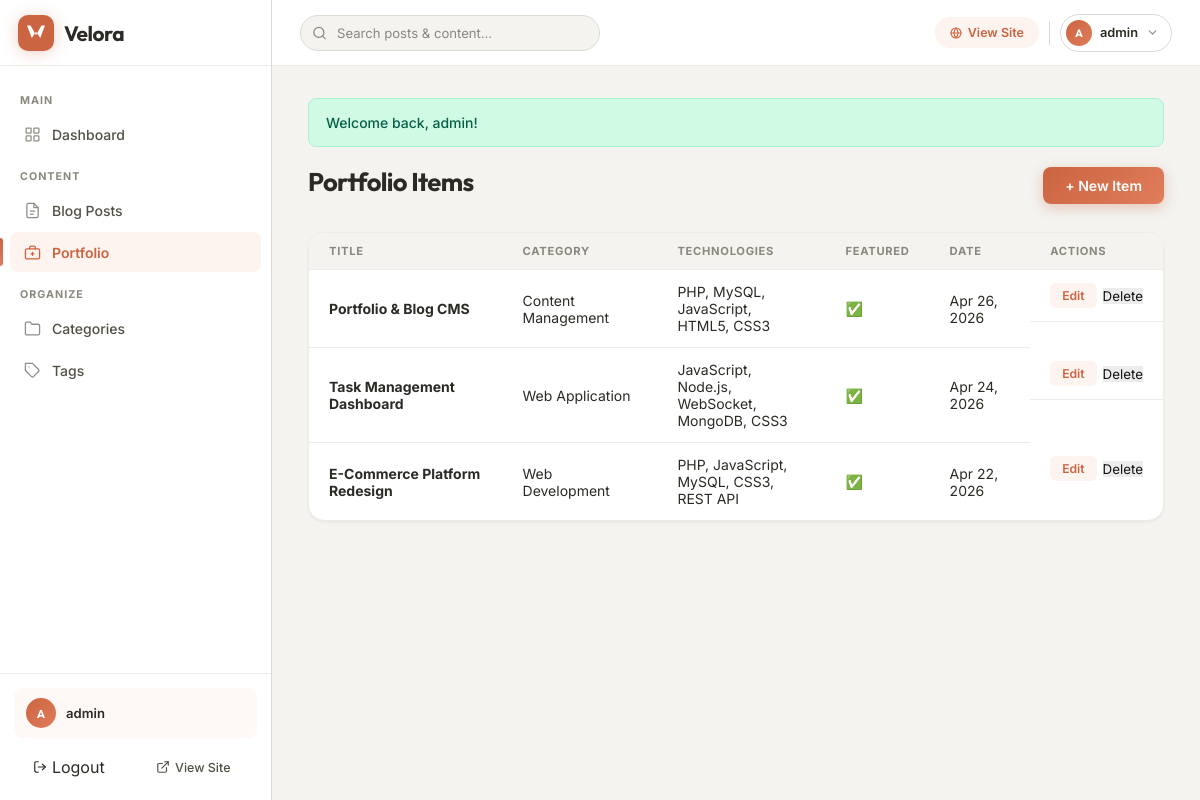
The page /admin/portfolio/index.php (signed in) on the database its author committed.
### tables this page shows
CREATE TABLE IF NOT EXISTS `users` (
    `id` INT UNSIGNED AUTO_INCREMENT PRIMARY KEY,
    `username` VARCHAR(50) NOT NULL UNIQUE,
    `password` VARCHAR(255) NOT NULL,
    `email` VARCHAR(100) NOT NULL UNIQUE,
    `created_at` DATETIME NOT NULL DEFAULT CURRENT_TIMESTAMP
);

CREATE TABLE IF NOT EXISTS `portfolio_items` (
    `id` INT UNSIGNED AUTO_INCREMENT PRIMARY KEY,
    `title` VARCHAR(255) NOT NULL,
    `slug` VARCHAR(280) NOT NULL UNIQUE,
    `description` LONGTEXT NOT NULL,
    `images` JSON NULL,
    `project_url` VARCHAR(500) NULL,
    `technologies_used` VARCHAR(500) NULL,
    `category` VARCHAR(100) NULL,
    `featured` TINYINT(1) NOT NULL DEFAULT 0,
    `created_at` DATETIME NOT NULL DEFAULT CURRENT_TIMESTAMP,
    INDEX `idx_featured` (`featured`),
    INDEX `idx_portfolio_created` (`created_at`)
);

### includes/functions.php (called while the page is built, shortened)
<?php
function sanitize($str) {
    return htmlspecialchars($str, ENT_QUOTES, 'UTF-8');
}
function isLoggedIn() {
    return isset($_SESSION['user_id']);
}
function getCurrentUser($conn) {
    $stmt = mysqli_prepare($conn, "SELECT id, username, email FROM users WHERE id = ?");
    mysqli_stmt_bind_param($stmt, 'i', $_SESSION['user_id']);
    mysqli_stmt_execute($stmt);
    $result = mysqli_stmt_get_result($stmt);
    $user = mysqli_fetch_assoc($result);
    return $user;
}
function truncateText($text, $length = 150) {
    $text = strip_tags($text);
    if (strlen($text) <= $length) return $text;
    return substr($text, 0, $length) . '...';
}
function formatDate($date, $format = 'M j, Y') {
    return date($format, strtotime($date));
}
function getFlash() {
    if (isset($_SESSION['flash'])) {
        $flash = $_SESSION['flash'];
        return $flash;
    }
    return null;
}

### admin/portfolio/index.php (the view, shortened to what this page needs)
<?php
require_once __DIR__ . '/../includes/header.php';
$items = mysqli_query($conn, "SELECT * FROM portfolio_items ORDER BY created_at DESC");
?>
<div class="admin-topbar">
    <h1>Portfolio Items</h1>
    <a href="<?= ADMIN_URL ?>/portfolio/create.php" class="btn btn-primary">+ New Item</a>
</div>
<div class="admin-table-wrap">
    <table class="admin-table">
        <thead><tr><th>Title</th><th>Category</th><th>Technologies</th><th>Featured</th><th>Date</th><th>Actions</th></tr></thead>
        <tbody>
        <?php while ($item = mysqli_fetch_assoc($items)): ?>
        <tr>
            <td><strong><?= sanitize($item['title']) ?></strong></td>
            <td><span class="badge badge-lemon"><?= sanitize($item['category'] ?? '—') ?></span></td>
            <td style="max-width:200px"><?= sanitize(truncateText($item['technologies_used'] ?? '', 50)) ?></td>
            <td><?= $item['featured'] ? '✅' : '➖' ?></td>
            <td><?= formatDate($item['created_at']) ?></td>
            <td class="actions">
                <a href="<?= ADMIN_URL ?>/portfolio/edit.php?id=<?= $item['id'] ?>" class="edit-btn">Edit</a>
                <form method="POST" action="<?= ADMIN_URL ?>/portfolio/delete.php" class="confirm-delete" style="display:inline">
                    <button type="submit" class="del-btn" style="border:none;cursor:pointer;font-family:var(--font)">Delete</button>
                </form>
            </td>
        </tr>
        <?php endwhile; ?>
        </tbody>
    </table>
</div>
<?php require_once __DIR__ . '/../includes/footer.php'; ?>

### admin/includes/header.php (shortened to what this page needs)
<?php require_once __DIR__ . '/auth_check.php'; $currentUser = getCurrentUser($conn); ?>
<!DOCTYPE html>
<html lang="en">
<head>
    <link rel="stylesheet" href="<?= SITE_URL ?>/public/css/admin.css">
</head>
<body class="admin-body">
<aside class="admin-sidebar" id="adminSidebar">
    <div class="sidebar-brand">
        <a href="<?= ADMIN_URL ?>/index.php" class="brand-link">
            <div class="brand-logo">
            </div>
            <span class="brand-name">Velora</span>
        </a>
    </div>
    <nav class="sidebar-nav">
        <div class="sidebar-section">Main</div>
        <a href="<?= ADMIN_URL ?>/index.php" class="<?= basename($_SERVER['PHP_SELF']) === 'index.php' && strpos($_SERVER['PHP_SELF'], '/admin/posts/') === false && strpos($_SERVER['PHP_SELF'], '/admin/portfolio/') === false ? 'active' : '' ?>">
            <span class="nav-icon">
                <svg viewBox="0 0 24 24"><rect x="3" y="3" width="7" height="7" rx="1"/><rect x="14" y="3" width="7" height="7" rx="1"/><rect x="3" y="14" width="7" height="7" rx="1"/><rect x="14" y="14" width="7" height="7" rx="1"/></svg>
            </span>
            Dashboard
        </a>
        <div class="sidebar-section">Content</div>
        <a href="<?= ADMIN_URL ?>/posts/" class="<?= strpos($_SERVER['PHP_SELF'], '/admin/posts/') !== false ? 'active' : '' ?>">
            <span class="nav-icon">
                <svg viewBox="0 0 24 24"><path d="M14 2H6a2 2 0 00-2 2v16a2 2 0 002 2h12a2 2 0 002-2V8L14 2z"/><polyline points="14 2 14 8 20 8"/><line x1="9" y1="13" x2="15" y2="13"/><line x1="9" y1="17" x2="13" y2="17"/></svg>
            </span>
            Blog Posts
        </a>
        <a href="<?= ADMIN_URL ?>/portfolio/" class="<?= strpos($_SERVER['PHP_SELF'], '/admin/portfolio/') !== false ? 'active' : '' ?>">
            <span class="nav-icon">
                <svg viewBox="0 0 24 24"><rect x="2" y="7" width="20" height="14" rx="2"/><path d="M16 7V5a2 2 0 00-2-2h-4a2 2 0 00-2 2v2"/><line x1="12" y1="12" x2="12" y2="16"/><line x1="10" y1="14" x2="14" y2="14"/></svg>
            </span>
            Portfolio
        </a>
        <div class="sidebar-section">Organize</div>
        <a href="<?= ADMIN_URL ?>/categories.php" class="<?= basename($_SERVER['PHP_SELF']) === 'categories.php' ? 'active' : '' ?>">
            <span class="nav-icon">
                <svg viewBox="0 0 24 24"><path d="M22 19a2 2 0 01-2 2H4a2 2 0 01-2-2V5a2 2 0 012-2h5l2 3h9a2 2 0 012 2z"/></svg>
            </span>
            Categories
        </a>
        <a href="<?= ADMIN_URL ?>/tags.php" class="<?= basename($_SERVER['PHP_SELF']) === 'tags.php' ? 'active' : '' ?>">
            <span class="nav-icon">
                <svg viewBox="0 0 24 24"><path d="M20.59 13.41l-7.17 7.17a2 2 0 01-2.83 0L2 12V2h10l8.59 8.59a2 2 0 010 2.82z"/><line x1="7" y1="7" x2="7.01" y2="7"/></svg>
            </span>
            Tags
        </a>
    </nav>
    <div class="sidebar-footer">
        <div class="sidebar-user">
            <div class="sidebar-avatar"><?= strtoupper(substr($currentUser['username'] ?? 'A', 0, 1)) ?></div>
            <span class="sidebar-username"><?= sanitize($currentUser['username'] ?? 'Admin') ?></span>
        </div>
        <div class="sidebar-footer-links">
            <form method="POST" action="<?= ADMIN_URL ?>/logout.php" style="flex: 1; display: flex; margin: 0; padding: 0;">
                <button type="submit" class="logout-link" title="Logout" style="flex: 1; border: none; background: transparent; font-family: inherit; font-size: inherit; color: inherit; display: flex; align-items: center; justify-content: center; gap: 5px; cursor: pointer; padding: 8px; border-radius: var(--v-radius-sm); border: 1px solid transparent; transition: all var(--v-transition);">
                    <svg viewBox="0 0 24 24"><path d="M9 21H5a2 2 0 00-2-2V5a2 2 0 012-2h4"/><polyline points="16 17 21 12 16 7"/><line x1="21" y1="12" x2="9" y2="12"/></svg>
                    Logout
                </button>
            </form>
            <a href="<?= SITE_URL ?>/" target="_blank" title="View Site">
                <svg viewBox="0 0 24 24"><path d="M18 13v6a2 2 0 01-2 2H5a2 2 0 01-2-2V8a2 2 0 012-2h6"/><polyline points="15 3 21 3 21 9"/><line x1="10" y1="14" x2="21" y2="3"/></svg>
                View Site
            </a>
        </div>
    </div>
</aside>
<header class="velora-topbar">
    <div class="topbar-left">
        <form class="topbar-search" action="<?= SITE_URL ?>/search.php" method="GET" role="search">
            <input type="text" name="q" placeholder="Search posts &amp; content…" autocomplete="off">
        </form>
    </div>
    <div class="topbar-right">
        <a href="<?= SITE_URL ?>/" class="topbar-site-link" target="_blank" rel="noopener">
            <svg viewBox="0 0 24 24"><circle cx="12" cy="12" r="10"/><line x1="2" y1="12" x2="22" y2="12"/><path d="M12 2a15.3 15.3 0 014 10 15.3 15.3 0 01-4 10 15.3 15.3 0 01-4-10 15.3 15.3 0 014-10z"/></svg>
            <span>View Site</span>
        </a>
        <div class="topbar-user">
            <div class="topbar-avatar"><?= strtoupper(substr($currentUser['username'] ?? 'A', 0, 1)) ?></div>
            <span class="topbar-username"><?= sanitize($currentUser['username'] ?? 'Admin') ?></span>
            <svg class="topbar-chevron" viewBox="0 0 24 24"><polyline points="6 9 12 15 18 9"/></svg>
        </div>
    </div>
</header>
<main class="admin-main">
<?php $flash = getFlash(); if ($flash): ?>
    <div class="alert alert-<?= $flash['type'] ?>"><?= sanitize($flash['message']) ?></div>
<?php endif; ?>

### rows shown on the page
users: username "A", username "admin"
portfolio_items: title "Portfolio & Blog CMS", category "Content Management", technologies_used "PHP, MySQL, JavaScript, HTML5, CSS3", created_at "Apr 26, 2026"
portfolio_items: title "Task Management Dashboard", category "Web Application", technologies_used "JavaScript, Node.js, WebSocket, MongoDB, CSS3", created_at "Apr 24, 2026"
portfolio_items: title "E-Commerce Platform Redesign", category "Web Development", technologies_used "PHP, JavaScript, MySQL, CSS3, REST API", created_at "Apr 22, 2026"

### other values the page prints
$flash['message'] "Welcome back, admin!"
